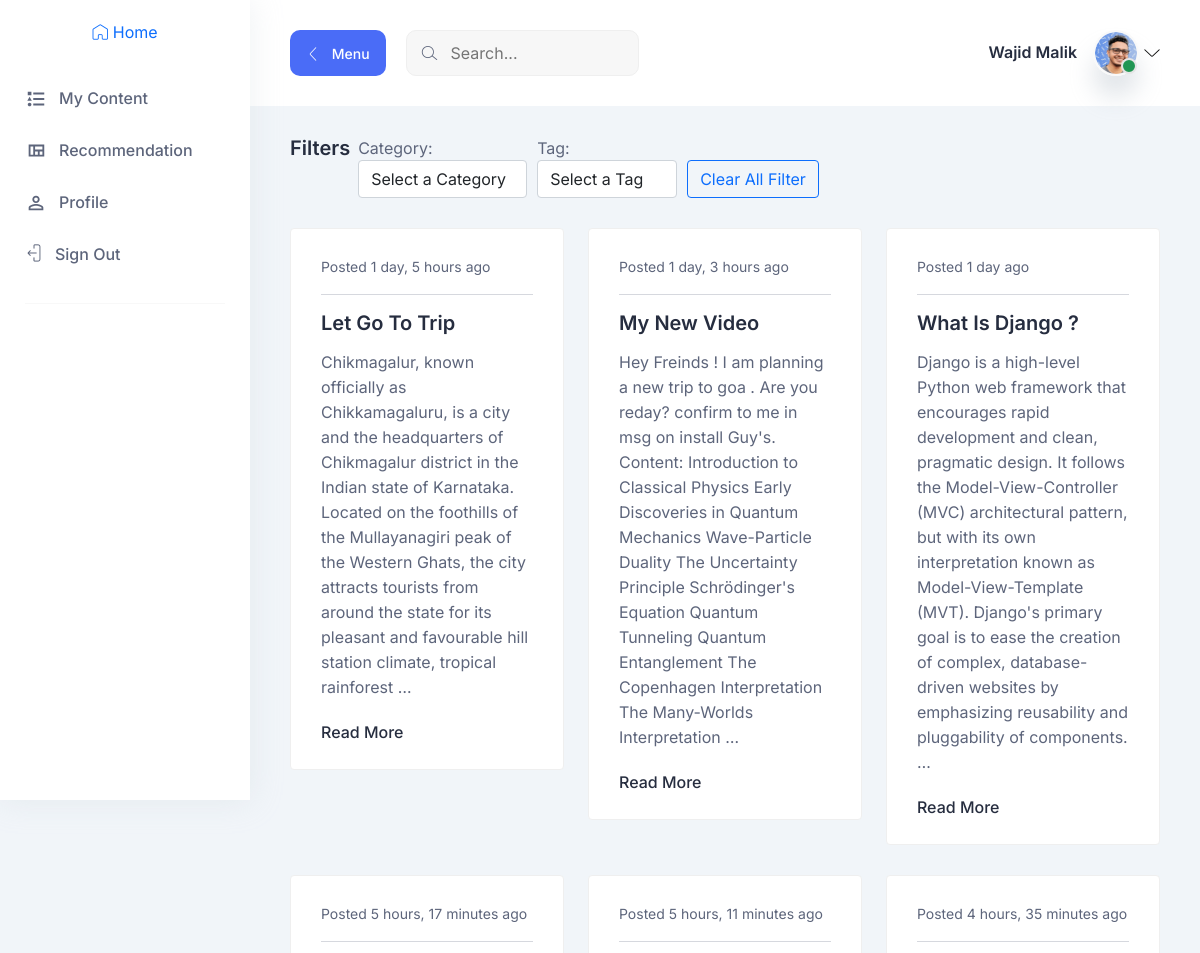
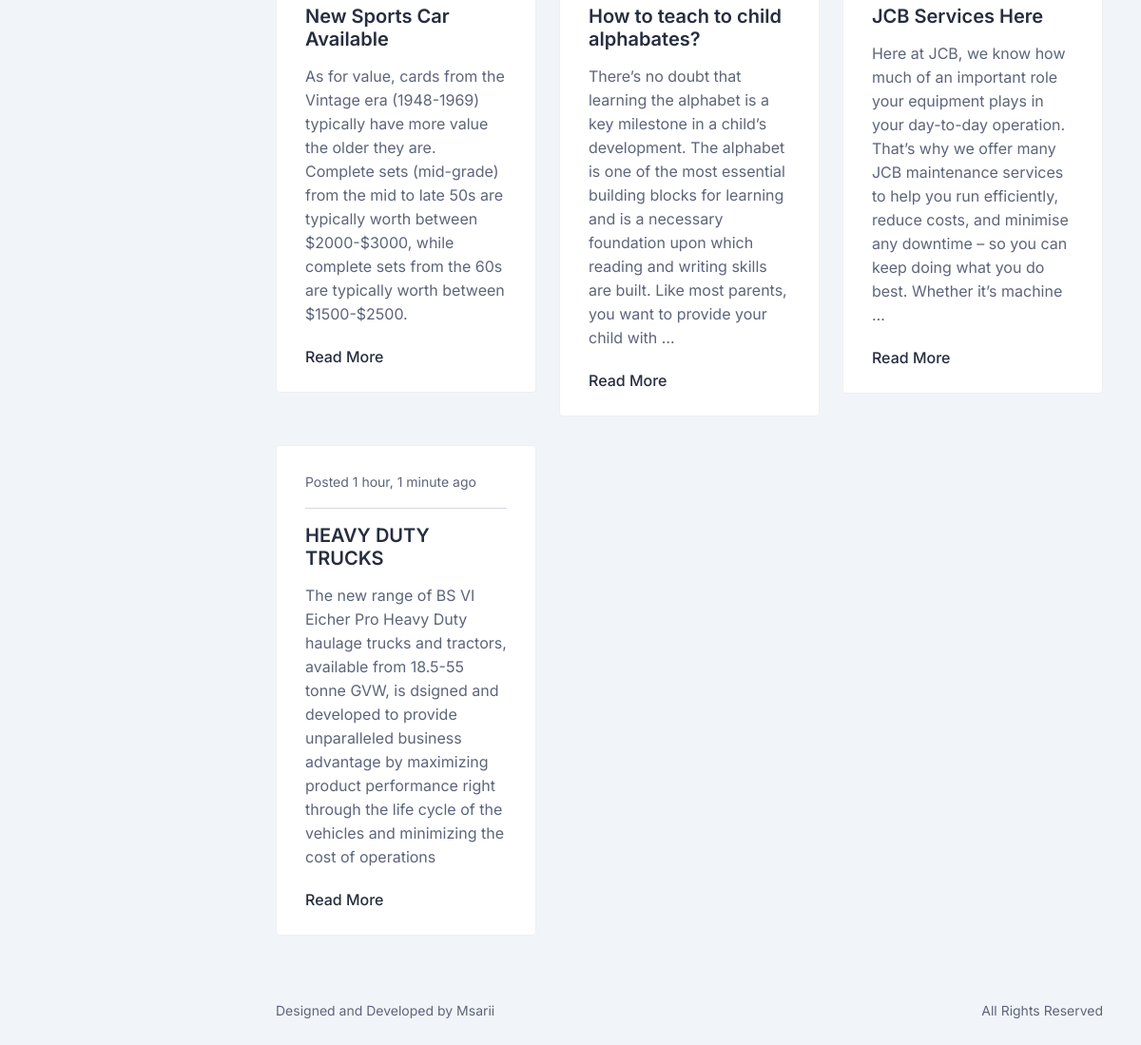
Screenshot of / (signed in) with the database file from the repository (2 pictures, top to bottom).
### src/models.py (models this page shows, shortened)
class CustomUser(AbstractUser):
    username = None
    email = models.EmailField(('email address'), unique=True)
    phone = models.CharField(max_length=20 , null=True , blank=True)
    otp = models.IntegerField(default=0)
    USERNAME_FIELD = 'email'
    REQUIRED_FIELDS = []
    objects = CustomUserManager()

class BaseClass(models.Model):
    created_at = models.DateTimeField(auto_now_add=True)
    updated_at = models.DateTimeField(auto_now=True)
    class Meta:
        abstract = True

class Content(BaseClass):
    user        = models.ForeignKey(CustomUser , on_delete=models.CASCADE , related_name= "my_contents")
    category    = models.ForeignKey(Category ,on_delete = models.CASCADE , related_name= "category_contents")
    title       = models.CharField(max_length=100 , help_text=_("Content Title") )
    description = models.TextField(help_text=_("Description of content you are adding"))
    file        = models.FileField(upload_to="content-files",
                validators=[FileExtensionValidator(
                    allowed_extensions=['jpg', 'jpeg', 'png', 'mp4'])
                    ]
                    )
    tags        = models.ManyToManyField(Tag , related_name= "tag_contents")
    views       = models.PositiveIntegerField(default = 0)
    likes       = models.PositiveIntegerField(default=0)
    dislikes    = models.PositiveIntegerField(default=0)
    shares      = models.PositiveIntegerField(default=0)

### src/views.py (the view)
# urls.py: path("" , home , name="home") ,
@login_required(login_url="login")
def home(request):
    cat_form = CategoryForm()
    tag_form = TagForm()
    contents = Content.objects.all()
    return render(request, "home.html" , locals())

### src/forms.py
class CategoryForm(forms.Form):
    category_id = forms.ModelChoiceField(
        queryset=Category.objects.all(),
        empty_label="Select a Category",
        label="Category",
        widget=forms.Select(
            attrs={
                'class': 'form-control me-2 category_id',
                'name': 'category_id',
                'hx-get': '/filter-category/',
                'hx-trigger': 'change',
                'hx-target': '.cards-styles',
                'hx-swap': 'outerHTML',
            }
        ),
        required=True
    )

class TagForm(forms.Form):
    tag_id = forms.ModelChoiceField(
        queryset=Tag.objects.all(),
        empty_label="Select a Tag",
        label="Tag",
        widget=forms.Select(
            attrs={
                'class': 'form-control me-2 tag_id',
                'name': 'tag_id',
                'hx-get': '/filter-category/',
                'hx-trigger': 'change',
                'hx-target': '.cards-styles',
                'hx-swap': 'outerHTML',
            }
        ),
        required=True
    )

### src/models.py (called while the page is built)
    def __str__(self):
        return self.name

    def __str__(self):
        return self.name

### templates/home.html (shortened to what this page needs)
{% extends 'base.html' %}
{% block content %}
  <div class="container-fluid">
    <div class="title-wrapper pt-30">
      <div class="row align-items-center">
        <div class="col-12">
          <div class="title mb-30 d-flex">
            <h4 class="me-2">Filters</h4>
            <div class="d-flex filters me-2">
              <div class="form-container">
               {{ cat_form }}
              </div>
              <div class="form-container">
                {{ tag_form }}
              </div>
              <div class="form-container mt-4">
                <a href="/" role="button" class="btn btn-outline-primary">Clear All Filter</a>
              </div>
            </div>
          </div>
        </div>
      </div>
    </div>
    {% include "partials/cards.html" %}
  </div>
{% endblock %}

### templates/base.html (shortened to what this page needs)
{% load static %}
<!DOCTYPE html>
<html lang="en">
  <head>
    <link rel="stylesheet" href="{% static 'assets/css/bootstrap.min.css' %}" />
    <link rel="stylesheet" href="{% static 'assets/css/LineIcons.css' %}" />
    <link rel="stylesheet" href="{% static 'assets/css/quill/bubble.css' %}" />
    <link rel="stylesheet" href="{% static 'assets/css/quill/snow.css' %}" />
    <link rel="stylesheet" href="{% static 'assets/css/fullcalendar.css' %}" />
    <link rel="stylesheet" href="{% static 'assets/css/morris.css' %}" />
    <link rel="stylesheet" href="{% static 'assets/css/vanilla-dataTables.min.css' %}" />
    <link rel="stylesheet" href="{% static 'assets/css/main.css' %}" />
    <link rel="stylesheet" href="https://cdnjs.cloudflare.com/ajax/libs/font-awesome/4.7.0/css/font-awesome.min.css">
  </head>
  <body>
    <aside class="sidebar-nav-wrapper">
      <div class="navbar-logo">
        <a href="/" class="ml-2">
          <i class="lni lni-home"></i>
          <span> Home </span>
        </a>
      </div>
      <nav class="sidebar-nav">
        <ul>
          <li class="nav-item">
            <a href="{% url 'my-content-list' %}">
              <span class="icon">
              </span>
              <span class="text">
                My Content
              </span>
            </a>
          </li>
          <li class="nav-item">
            <a href="{% url 'recommendation-view' %}">
              <span class="icon">
              </span>
              <span class="text">
                Recommendation
              </span>
            </a>
          </li>
          <li class="nav-item">
            <a href="{% url 'profile' %}">
              <span class="icon">
              </span>
              <span class="text">
                Profile
              </span>
            </a>
          </li>
          <li class="nav-item ">
            <a  href="{% url 'logout' %}">
              <span class="icon">
                <i class="lni lni-exit"></i>
              </span>
              <span class="text">
                Sign Out
              </span>
            </a>
          </li>
          <span class="divider"><hr /></span>
        </ul>
      </nav>
    </aside>
    <main class="main-wrapper">
      <header class="header">
        <div class="container-fluid">
          <div class="row">
            <div class="col-lg-5 col-md-5 col-6">
              <div class="header-left d-flex align-items-center">
                <div class="menu-toggle-btn mr-20">
                  <button
                    id="menu-toggle"
                    class="main-btn primary-btn btn-hover"
                  >
                    <i class="lni lni-chevron-left me-2"></i> Menu
                  </button>
                </div>
                <div class="header-search d-none d-md-flex">
                  <form action="#">
                    <input type="text" placeholder="Search..." />
                    <button><i class="lni lni-search-alt"></i></button>
                  </form>
                </div>
              </div>
            </div>
            <div class="col-lg-7 col-md-7 col-6">
              <div class="header-right">
                <div class="profile-box ml-15">
                  <button
                    class="dropdown-toggle bg-transparent border-0"
                    type="button"
                    id="profile"
                    data-bs-toggle="dropdown"
                    aria-expanded="false"
                  >
                    <div class="profile-info">
                      <div class="info">
                        <h6>{{request.user.first_name | capfirst }}  {{request.user.last_name | capfirst }}  </h6>
                        <div class="image">
                          <img
                            src="{% static 'assets/images/profile/profile-image.png' %}"
                            alt=""
                          />
                          <span class="status"></span>
                        </div>
                      </div>
                    </div>
                    <i class="lni lni-chevron-down"></i>
                  </button>
                </div>
              </div>
            </div>
          </div>
        </div>
      </header>
    <section class="section">
        {% block content %}
        {% endblock %}
    </section>
      <footer class="footer">
        <div class="container-fluid">
          <div class="row">
            <div class="col-md-6 order-last order-md-first">
              <div class="copyright text-center text-md-start">
                <p class="text-sm">
                  Designed and Developed by
                  <a
                    href=""
                    rel="nofollow"
                    target="_blank"
                  >
                    Msarii
                  </a>
                </p>
              </div>
            </div>
            <div class="col-md-6">
              <div
                class="
                  terms
                  d-flex
                  justify-content-center justify-content-md-end
                "
              >
                <a href="#0" class="text-sm">All Rights Reserved</a>
              </div>
            </div>
          </div>
        </div>
      </footer>
    </main>
  </body>
</html>

### templates/partials/cards.html
    <div class="cards-styles">
        <div class="row">
          {% for content in contents %}
          <div class="col-xl-4 col-lg-4 col-md-6 col-sm-6">
            <div class="card-style-3 mb-30">
              <div class="card-meta">
                <div class="image">
                <small>Posted {{ content.created_at|timesince }} ago</small>
                </div>
                <hr>
              </div>
              <div class="card-content">
                <h4><a href="{% url 'content_detail' content.id %}">  {{content.title}} </a></h4>
                <p>
                  {{ content.description|truncatewords:50 }}
                </p>
                <a href="{% url 'content_detail' content.id %}" class="read-more">Read More</a>
              </div>
            </div>
          </div>
          {% empty %}
          <div>
            No Data Found
          </div>
          {% endfor %}
        </div>
      </div>

### static/assets/css/fullcalendar.css (style rules this page uses)
:root { --fc-daygrid-event-dot-width: 8px; }
:root { --fc-list-event-dot-width: 10px; --fc-list-event-hover-bg-color: #f5f5f5; }

### templates/home.html (style rules this page uses)
.form-container { margin-right: 10px; }

### rows the page displays
CustomUser: user.first_name "Wajid", user.last_name "Malik"
Content: created_at "1 day, 5 hours", title "Let Go To Trip", description "Chikmagalur, known officially as Chikkamagaluru, is a city and the headquarters of Chikmagalur district in the Indian state of Karnataka. Located on the foothills of the Mullayanagiri peak of the Western Ghats, the city attracts tourists from around the state for its pleasant and favourable hill station climate, tropical rainforest …"
Content: created_at "1 day, 3 hours", title "My New Video", description "Hey Freinds ! I am planning a new trip to goa . Are you reday? confirm to me in msg on install Guy's. Content: Introduction to Classical Physics Early Discoveries in Quantum Mechanics Wave-Particle Duality The Uncertainty Principle Schrödinger's Equation Quantum Tunneling Quantum Entanglement The Copenhagen Interpretation The Many-Worlds Interpretation …"
Content: created_at "1 day", title "What Is Django ?", description "Django is a high-level Python web framework that encourages rapid development and clean, pragmatic design. It follows the Model-View-Controller (MVC) architectural pattern, but with its own interpretation known as Model-View-Template (MVT). Django's primary goal is to ease the creation of complex, database-driven websites by emphasizing reusability and pluggability of components. …"
Content: created_at "5 hours, 17 minutes", title "New Sports Car Available", description "As for value, cards from the Vintage era (1948-1969) typically have more value the older they are. Complete sets (mid-grade) from the mid to late 50s are typically worth between $2000-$3000, while complete sets from the 60s are typically worth between $1500-$2500."
Content: created_at "5 hours, 11 minutes", title "How to teach to child alphabates?", description "There’s no doubt that learning the alphabet is a key milestone in a child’s development. The alphabet is one of the most essential building blocks for learning and is a necessary foundation upon which reading and writing skills are built. Like most parents, you want to provide your child with …"
Content: created_at "4 hours, 35 minutes", title "JCB Services Here", description "Here at JCB, we know how much of an important role your equipment plays in your day-to-day operation. That’s why we offer many JCB maintenance services to help you run efficiently, reduce costs, and minimise any downtime – so you can keep doing what you do best. Whether it’s machine …"
Content: created_at "1 hour, 1 minute", title "HEAVY DUTY TRUCKS", description "The new range of BS VI Eicher Pro Heavy Duty haulage trucks and tractors, available from 18.5-55 tonne GVW, is dsigned and developed to provide unparalleled business advantage by maximizing product performance right through the life cycle of the vehicles and minimizing the cost of operations"
